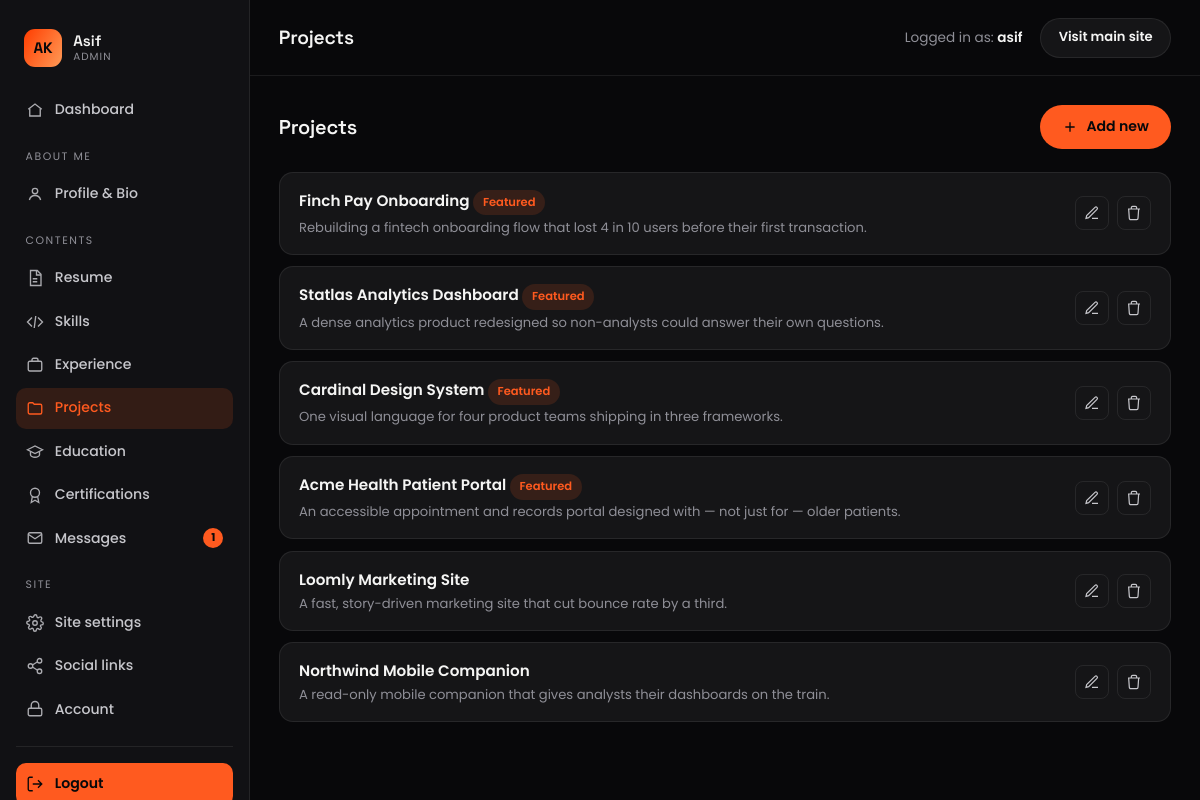
Page /crm/asif/projects/ (signed in) on the earlier database version.
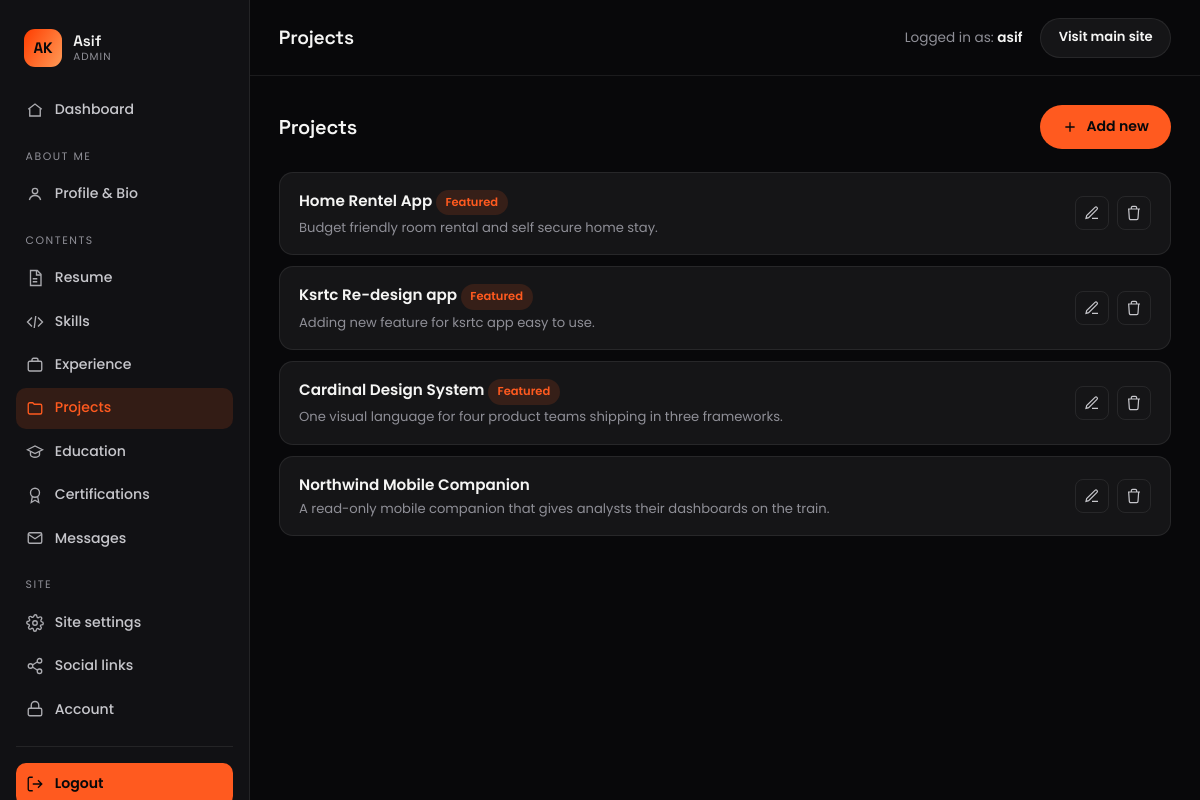
Same page on the later database version.
### core/models.py (models this page shows, shortened)
class OrderedModel(models.Model):
    order = models.PositiveIntegerField(default=0)
    is_active = models.BooleanField(default=True)
    class Meta:
        abstract = True
        ordering = ["order", "id"]

class Project(OrderedModel):
    title = models.CharField(max_length=120)
    slug = models.SlugField(unique=True, blank=True)
    category = models.ForeignKey(ProjectCategory, on_delete=models.SET_NULL,
                                 null=True, related_name="projects")
    year = models.CharField(max_length=10, default="2025")
    client = models.CharField(max_length=120, blank=True)
    role = models.CharField(max_length=120, default="UI/UX Designer")
    summary = models.CharField(max_length=240)
    cover = models.ImageField(upload_to="projects/", blank=True, null=True)
    accent_hue = models.PositiveIntegerField(
        default=252, help_text="0-360; tints the placeholder cover when no image is set")
    featured = models.BooleanField(default=False)
    live_url = models.URLField(blank=True)
    prototype_url = models.URLField(blank=True, help_text="Figma / prototype embed link")
    overview = models.TextField(blank=True)
    problem = models.TextField(blank=True)
    research = models.TextField(blank=True)
    persona = models.TextField(blank=True, verbose_name="User persona")
    wireframes = models.TextField(blank=True)
    design_process = models.TextField(blank=True)
    high_fidelity = models.TextField(blank=True, verbose_name="High-fidelity UI")
    design_system = models.TextField(blank=True)
    results = models.TextField(blank=True)
    lessons = models.TextField(blank=True, verbose_name="Lessons learned")
    def __str__(self):
        return self.title

### crm/views.py (the view)
# urls.py: path("projects/", views.ProjectListView.as_view(), name="project_list"),
class ProjectListView(SimpleListView):
    model = m.Project
    extra = {"title": "Projects", "add_url": "crm:project_add",
             "edit_url": "crm:project_edit", "delete_url": "crm:project_delete", "active": "projects"}

### core/context_processors.py (called while the page is built)
def site_globals(request):
    return {
        "site": SiteSettings.load(),
        "social_links": SocialLink.objects.filter(is_active=True),
    }

### core/models.py (called while the page is built)
    @classmethod
    def load(cls):
        obj, _ = cls.objects.get_or_create(pk=1)
        return obj

### crm/context_processors.py (called while the page is built)
def sidebar_counts(request):
    if not (request.user.is_authenticated and request.user.is_staff):
        return {}
    return {"dash_unread": m.ContactMessage.objects.filter(is_read=False).count()}

### crm/views.py (called while the page is built)
    def test_func(self):
        return self.request.user.is_staff

    def get_context_data(self, **kwargs):
        ctx = super().get_context_data(**kwargs)
        ctx.update(self.extra)
        return ctx

### crm/templates/crm/simple_list.html (shortened to what this page needs)
{% extends "crm/base.html" %}
{% block page_title %}{{ title }}{% endblock %}
{% block content %}
<div class="page-head">
  <h2>{{ title }}</h2>
  <a href="{% url add_url %}" class="btn btn--primary">
    <svg width="16" height="16" viewBox="0 0 24 24" fill="none" stroke="currentColor" stroke-width="2"><path d="M12 5v14M5 12h14"/></svg>
    Add new
  </a>
</div>
{% if items %}
<div class="list-rows">
  {% for item in items %}
  <div class="list-row">
    <div class="list-row__body">
      <div class="list-row__title">
        {{ item }}
        {% if item.featured %}<span class="tag tag--on">Featured</span>{% endif %}
      </div>
      {% if item.description %}<div class="list-row__sub">{{ item.description|truncatewords:22 }}</div>
      {% elif item.summary %}<div class="list-row__sub">{{ item.summary|truncatewords:22 }}</div>
      {% elif item.quote %}<div class="list-row__sub">{{ item.quote|truncatewords:22 }}</div>
      {% elif item.url %}<div class="list-row__sub">{{ item.url }}</div>
      {% endif %}
    </div>
    <div class="list-row__actions">
      <a href="{% url edit_url item.pk %}" class="icon-btn" title="Edit">
        <svg viewBox="0 0 24 24" fill="none" stroke="currentColor" stroke-width="1.8"><path d="M12 20h9M16.5 3.5a2.1 2.1 0 013 3L7 19l-4 1 1-4L16.5 3.5z"/></svg>
      </a>
      <a href="{% url delete_url item.pk %}" class="icon-btn icon-btn--danger" title="Delete">
        <svg viewBox="0 0 24 24" fill="none" stroke="currentColor" stroke-width="1.8"><path d="M3 6h18M8 6V4a2 2 0 012-2h4a2 2 0 012 2v2m3 0l-1 14a2 2 0 01-2 2H7a2 2 0 01-2-2L4 6"/></svg>
      </a>
    </div>
  </div>
  {% endfor %}
</div>
{% else %}
<div class="empty-state">Nothing here yet — click "Add new" to create the first one.</div>
{% endif %}
{% endblock %}

### crm/templates/crm/base.html (shortened to what the changed rows need)
{% load static %}<!DOCTYPE html>
<html lang="en">
<head>
  <link rel="stylesheet" href="{% static 'crm/dashboard.css' %}">
</head>
<body>
  <div class="dash">
    <aside class="dash__sidebar" id="dashSidebar">
      <nav class="dash__nav">
        <a href="{% url 'crm:message_list' %}" class="{% if active == 'messages' %}is-active{% endif %}">
          <svg viewBox="0 0 24 24" fill="none" stroke="currentColor" stroke-width="1.8"><rect x="3" y="5" width="18" height="14" rx="2"/><path d="M3 7l9 6 9-6"/></svg>
          Messages
          {% if dash_unread %}<span class="dash__badge">{{ dash_unread }}</span>{% endif %}
        </a>
      </nav>
    </aside>
    <div class="dash__main">
      <header class="dash__topbar">
        <h1 class="dash__topbar-title">{% block page_title %}Control Center{% endblock %}</h1>
      </header>
      <main class="dash__content">
        {% block content %}{% endblock %}
      </main>
    </div>
  </div>
</body>
</html>

Differences in the rows shown:
removed Project: title "Acme Health Patient Portal", featured "Featured", summary "An accessible appointment and records portal designed with — not just for — older patients."
removed Project: title "Loomly Marketing Site", summary "A fast, story-driven marketing site that cut bounce rate by a third."
changed Project: title "Finch Pay Onboarding" → "Home Rentel App"; summary "Rebuilding a fintech onboarding flow that lost 4 in 10 users before their first transaction." → "Budget friendly room rental and self secure home stay."
changed Project: title "Statlas Analytics Dashboard" → "Ksrtc Re-design app"; summary "A dense analytics product redesigned so non-analysts could answer their own questions." → "Adding new feature for ksrtc app easy to use."
Other differences:
{{ dash_unread }}: "1" → (not shown)
